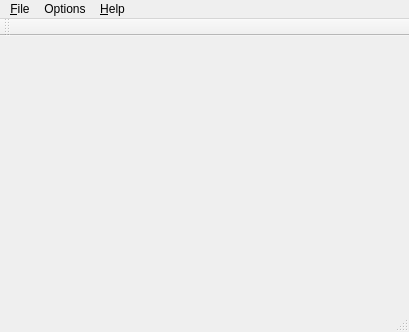
<?xml version="1.0" encoding="UTF-8"?>
<ui version="4.0">
 <class>MainWindow</class>
 <widget class="QMainWindow" name="MainWindow">
  <property name="geometry">
   <rect>
    <x>0</x>
    <y>0</y>
    <width>409</width>
    <height>332</height>
   </rect>
  </property>
  <property name="windowTitle">
   <string>MainWindow</string>
  </property>
  <property name="windowIcon">
   <iconset resource="easydoc.qrc">
    <normaloff>:/images/active.png</normaloff>:/images/active.png</iconset>
  </property>
  <widget class="QWidget" name="centralWidget"/>
  <widget class="QMenuBar" name="menuBar">
   <property name="geometry">
    <rect>
     <x>0</x>
     <y>0</y>
     <width>409</width>
     <height>23</height>
    </rect>
   </property>
   <widget class="QMenu" name="menu_Help">
    <property name="title">
     <string>&amp;Help</string>
    </property>
    <addaction name="action_About"/>
    <addaction name="actionAbout_Qt"/>
   </widget>
   <widget class="QMenu" name="menu_File">
    <property name="title">
     <string>&amp;File</string>
    </property>
    <widget class="QMenu" name="menuRecent_files">
     <property name="title">
      <string>Open &amp;Recent</string>
     </property>
     <addaction name="actionNothing_yet"/>
    </widget>
    <widget class="QMenu" name="menu_Import">
     <property name="title">
      <string>&amp;Import...</string>
     </property>
     <addaction name="actionGameLua"/>
    </widget>
    <widget class="QMenu" name="menu_Export">
     <property name="title">
      <string>&amp;Export...</string>
     </property>
     <addaction name="actionFunctionList"/>
     <addaction name="actionWiki"/>
    </widget>
    <addaction name="actionNew"/>
    <addaction name="action_open"/>
    <addaction name="menuRecent_files"/>
    <addaction name="separator"/>
    <addaction name="action_save"/>
    <addaction name="actionSave_as"/>
    <addaction name="separator"/>
    <addaction name="menu_Export"/>
    <addaction name="menu_Import"/>
    <addaction name="separator"/>
    <addaction name="action_quit"/>
   </widget>
   <widget class="QMenu" name="menuOptions">
    <property name="title">
     <string>Options</string>
    </property>
    <addaction name="actionSave_Wiki"/>
    <addaction name="actionRemember_last_file"/>
    <addaction name="actionLarge_Font"/>
   </widget>
   <addaction name="menu_File"/>
   <addaction name="menuOptions"/>
   <addaction name="menu_Help"/>
  </widget>
  <widget class="QStatusBar" name="statusBar"/>
  <widget class="QToolBar" name="toolBar">
   <property name="windowTitle">
    <string>toolBar</string>
   </property>
   <attribute name="toolBarArea">
    <enum>TopToolBarArea</enum>
   </attribute>
   <attribute name="toolBarBreak">
    <bool>false</bool>
   </attribute>
  </widget>
  <action name="action_open">
   <property name="icon">
    <iconset resource="easydoc.qrc">
     <normaloff>:/images/document-open.png</normaloff>:/images/document-open.png</iconset>
   </property>
   <property name="text">
    <string>&amp;Open...</string>
   </property>
   <property name="shortcut">
    <string>Ctrl+O</string>
   </property>
  </action>
  <action name="action_save">
   <property name="icon">
    <iconset resource="easydoc.qrc">
     <normaloff>:/images/document-save.png</normaloff>:/images/document-save.png</iconset>
   </property>
   <property name="text">
    <string>&amp;Save</string>
   </property>
   <property name="shortcut">
    <string>Ctrl+S</string>
   </property>
  </action>
  <action name="action_quit">
   <property name="text">
    <string>&amp;Quit</string>
   </property>
   <property name="shortcut">
    <string>Ctrl+Q</string>
   </property>
  </action>
  <action name="actionNew">
   <property name="icon">
    <iconset resource="easydoc.qrc">
     <normaloff>:/images/document-new.png</normaloff>:/images/document-new.png</iconset>
   </property>
   <property name="text">
    <string>&amp;New</string>
   </property>
   <property name="shortcut">
    <string>Ctrl+N</string>
   </property>
  </action>
  <action name="actionNothing_yet">
   <property name="text">
    <string>nothing yet</string>
   </property>
  </action>
  <action name="actionGameLua">
   <property name="text">
    <string>GameLua.h</string>
   </property>
  </action>
  <action name="actionSave_as">
   <property name="text">
    <string>Save &amp;As...</string>
   </property>
  </action>
  <action name="action_About">
   <property name="icon">
    <iconset resource="easydoc.qrc">
     <normaloff>:/images/active.png</normaloff>:/images/active.png</iconset>
   </property>
   <property name="text">
    <string>&amp;About</string>
   </property>
  </action>
  <action name="actionHTML">
   <property name="icon">
    <iconset resource="easydoc.qrc">
     <normaloff>:/images/File.png</normaloff>:/images/File.png</iconset>
   </property>
   <property name="text">
    <string>HTML</string>
   </property>
  </action>
  <action name="actionFunctionList">
   <property name="text">
    <string>FunctionList</string>
   </property>
  </action>
  <action name="actionPlain_Text">
   <property name="text">
    <string>Plain Text</string>
   </property>
  </action>
  <action name="actionWiki">
   <property name="icon">
    <iconset resource="easydoc.qrc">
     <normaloff>:/images/matt-icons_emblem-recycle.png</normaloff>:/images/matt-icons_emblem-recycle.png</iconset>
   </property>
   <property name="text">
    <string>Wiki</string>
   </property>
   <property name="shortcut">
    <string>Ctrl+W</string>
   </property>
  </action>
  <action name="actionSave_HTML">
   <property name="checkable">
    <bool>true</bool>
   </property>
   <property name="text">
    <string>Save HTML</string>
   </property>
  </action>
  <action name="actionSave_Wiki">
   <property name="checkable">
    <bool>true</bool>
   </property>
   <property name="text">
    <string>Save Wiki</string>
   </property>
  </action>
  <action name="actionRemember_last_file">
   <property name="checkable">
    <bool>true</bool>
   </property>
   <property name="text">
    <string>Remember last file</string>
   </property>
  </action>
  <action name="actionLarge_Font">
   <property name="checkable">
    <bool>true</bool>
   </property>
   <property name="text">
    <string>Large Font</string>
   </property>
  </action>
  <action name="actionAbout_Qt">
   <property name="text">
    <string>About Qt</string>
   </property>
  </action>
 </widget>
 <layoutdefault spacing="6" margin="11"/>
 <resources>
  <include location="easydoc.qrc"/>
 </resources>
 <connections/>
</ui>
